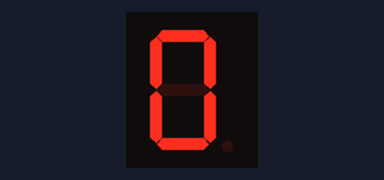
A sketch run on a simulated Arduino Uno, built with avr-gcc and run on an emulated ATmega328P. Shown: 1-digit seven-segment display. Wiring (inferred from the names in the program): 1-digit 7-segment display, segments lit when HIGH: segments pin 13, pin 12, pin 11, pin 10, pin 9, pin 8, pin 7, pin 6. The segment pins are drawn as the display they are named for.

Above: at 0.1 s.
At 1.1 s:
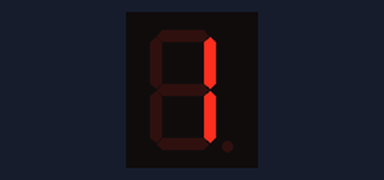
At 2.1 s:
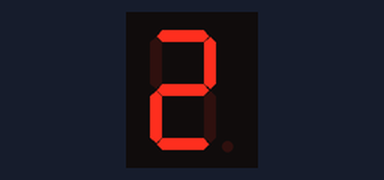
At 5.1 s:
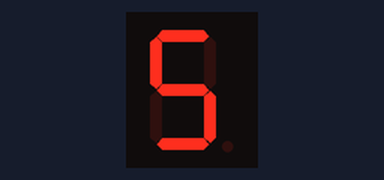
At 7.1 s:
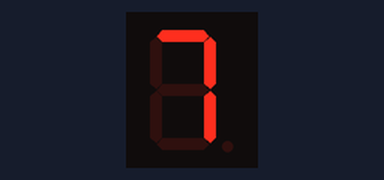
At 10.1 s:
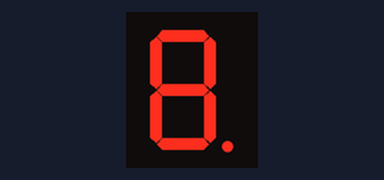

The sketch:

FND_0to9.ino
```cpp
#define ON HIGH
#define OFF LOW

int FND_A = 13;
int FND_B = 12;
int FND_C = 11;
int FND_D = 10;
int FND_E = 9;
int FND_F = 8;
int FND_G = 7;
int FND_DP = 6;

int digits[10][8] = {
  {ON,ON,ON,ON,ON,ON,OFF,OFF}, //0
  {OFF,ON,ON,OFF,OFF,OFF,OFF,OFF}, //1
  {ON,ON,OFF,ON,ON,OFF,ON,OFF},//2
  {ON,ON,ON,ON,OFF,OFF,ON,OFF},//3
  {OFF,ON,ON,OFF,OFF,ON,ON,OFF}, //4
  {ON,OFF,ON,ON,OFF,ON,ON,OFF},//5
  {ON,OFF,ON,ON,ON,ON,ON,OFF},//6
  {ON,ON,ON,OFF,OFF,OFF,OFF,OFF}, //7
  {ON,ON,ON,ON,ON,ON,ON,OFF},//8
  {ON,ON,ON,ON,OFF,ON,ON,OFF},//9
};

int pins[] = {13,12,11,10,9,8,7,6};

void setup() {
  Serial.begin(9600);
  pinMode(FND_A, OUTPUT);
  pinMode(FND_B, OUTPUT);
  pinMode(FND_C, OUTPUT);
  pinMode(FND_D, OUTPUT);
  pinMode(FND_E, OUTPUT);
  pinMode(FND_F, OUTPUT);
  pinMode(FND_G, OUTPUT);
  pinMode(FND_DP, OUTPUT);
}

void loop() {
  for(int i=0; i<11 ; i++){
    for(int j=0; j<8 ; j++){
      digitalWrite(pins[j],digits[i][j]);
    }
    delay(1000);
  }
}
```

Measured:
- by itself, everything shown: repeats every 11.0 s, in 11 steps
- what the display in image 1 shows lasts 1.0 s, from 1.0 s to 2.0 s
